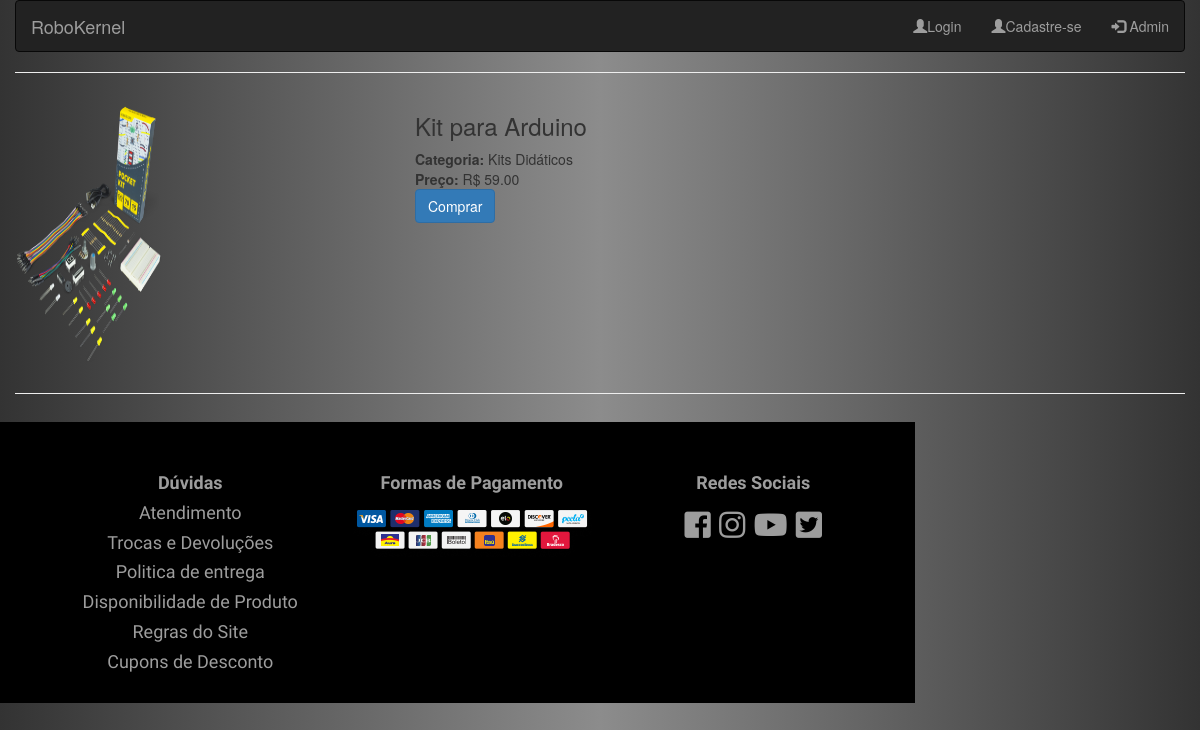
/produtop.php?codproduto=1, run on the app's committed database.
### tables this page shows
CREATE TABLE `produto` (
  `codproduto` int(11) NOT NULL, 
  `descricao` varchar(100) NOT NULL,
  `categoria` varchar(30) NOT NULL,
  `preco` float(10,2) NOT NULL,
  `imagem` varchar(100) NOT NULL
);

### produtop.php (the view)
<?php
include ('header.php');
include ('conexao.php');
$codproduto = $_REQUEST['codproduto'];
$sql = "select * from produto where codproduto=$codproduto";
$resultado = mysqli_query($conexao, $sql);
$dados = mysqli_fetch_array($resultado);
 ?>
<hr>
<section class="container">
   <div class="row">
  <div class="col-lg-4 col-md-12">
    <img  style="width:40%;height:20em;" src="fotos/<?=$dados['imagem']; ?>" alt="imagem" class="w-75 h-75">
  </div>
<div class="info col-lg-8 col-md-12">
    <div class="titulo">
       <h3><?= $dados['descricao']; ?></h3>
</div>
<div class="genero">
 <b>Categoria:</b> <?=$dados['categoria'];?>
</div>
<div class="preco">
<b>Preço: </b> R$  <?=$dados['preco']; ?>
</div>
<div class="compra">
  <div class="botao">
  <a class="btn btn-primary" href="carrinho.php?acao=add&codproduto=<?php echo $dados['codproduto']?>" >Comprar</a>
  </div>
  </div>
</div>
</div>
</section>
<hr>
<?php include "footer.php";?>

### css/index.css (style rules this page uses)
body { background-image: url(./../Robokernel/img/fundo.jpg); background-color: #8c8c8c; background-image: linear-gradient(to right,#333 , #8c8c8c, #333); }
.container { padding: 0; }

### css/footer.css (style rules this page uses)
html { height: 100%; }
body { display: flex; display: -webkit-flex; flex-direction: column; -webkit-flex-direction: column; height: 100%; }

### data on the page
produto: imagem (picture), descricao "Kit para Arduino", categoria "Kits Didáticos", preco "59.00"
